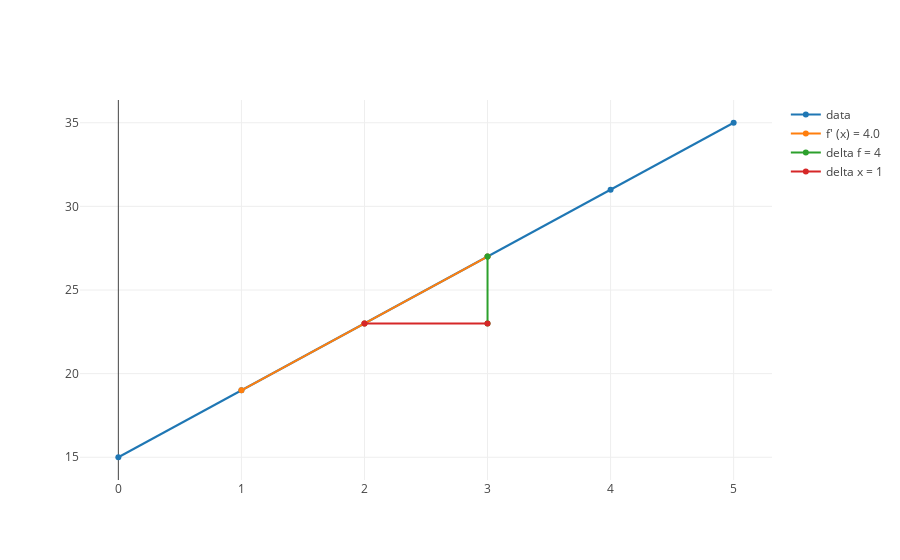

Here is the notebook cell this chart was saved with:
### Markdown cell above
Below we can plot our trace of the function as well

### Code cell
delta_x = 1

# derivative_traces(list_of_terms, x_value, line_length = 4, delta_x = .01)
three_x_plus_tangents = delta_traces(four_x_plus_fifteen, 2, line_length= 2*1, delta_x = delta_x)
# {'x': [1.5, 2, 2.5], 'y': [2.0, 4, 6.0]}
plot([four_x_plus_fifteen_trace, *three_x_plus_tangents])

### Figure 1 — Plotly figure (JSON) as saved in the notebook; plotly's stock layout.template omitted (floating-point values rounded to 4 significant figures)
{"data": [{"mode": "line", "name": "data", "text": [], "x": [0, 1, 2, 3, 4, 5], "y": [15, 19, 23, 27, 31, 35]}, {"mode": "line", "name": "f' (x) = 4.0", "text": [], "x": [1, 2, 3], "y": [19, 23, 27]}, {"mode": "line", "name": "delta f = 4", "text": [], "x": [3, 3], "y": [23, 27]}, {"mode": "line", "name": "delta x = 1", "text": [], "x": [2, 3], "y": [23, 23]}], "layout": {}}
